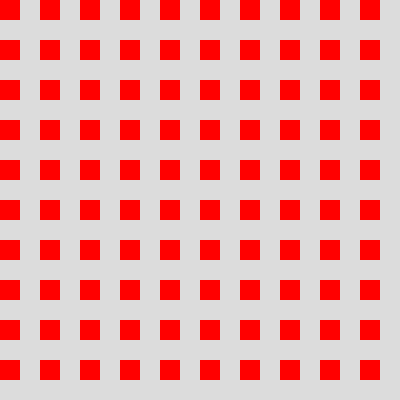
Frame 1 (no input)
Frame 60 (no input): identical to frame 1, image omitted
Frame 120 (the mouse pressed at the canvas centre since frame 60): identical to frame 1, image omitted

The p5.js sketch that drew this single still picture (run headless with seeded random() and noise() and a simulated clock; from frame 60 on, the mouse is pressed at the canvas centre):

// p5.js sketch
// ── sketch.js
function setup() {
  createCanvas(400, 400);
}

function draw() {
  background(220);
  noStroke();
  fill(255,0,0);
  for(var i=0; i < 400; i+=40){
    for(var j=0; j < 400; j+=40){
      push();
      translate(i, j);
      rect(0,0,20,20);
      pop();
    }

  }
}
